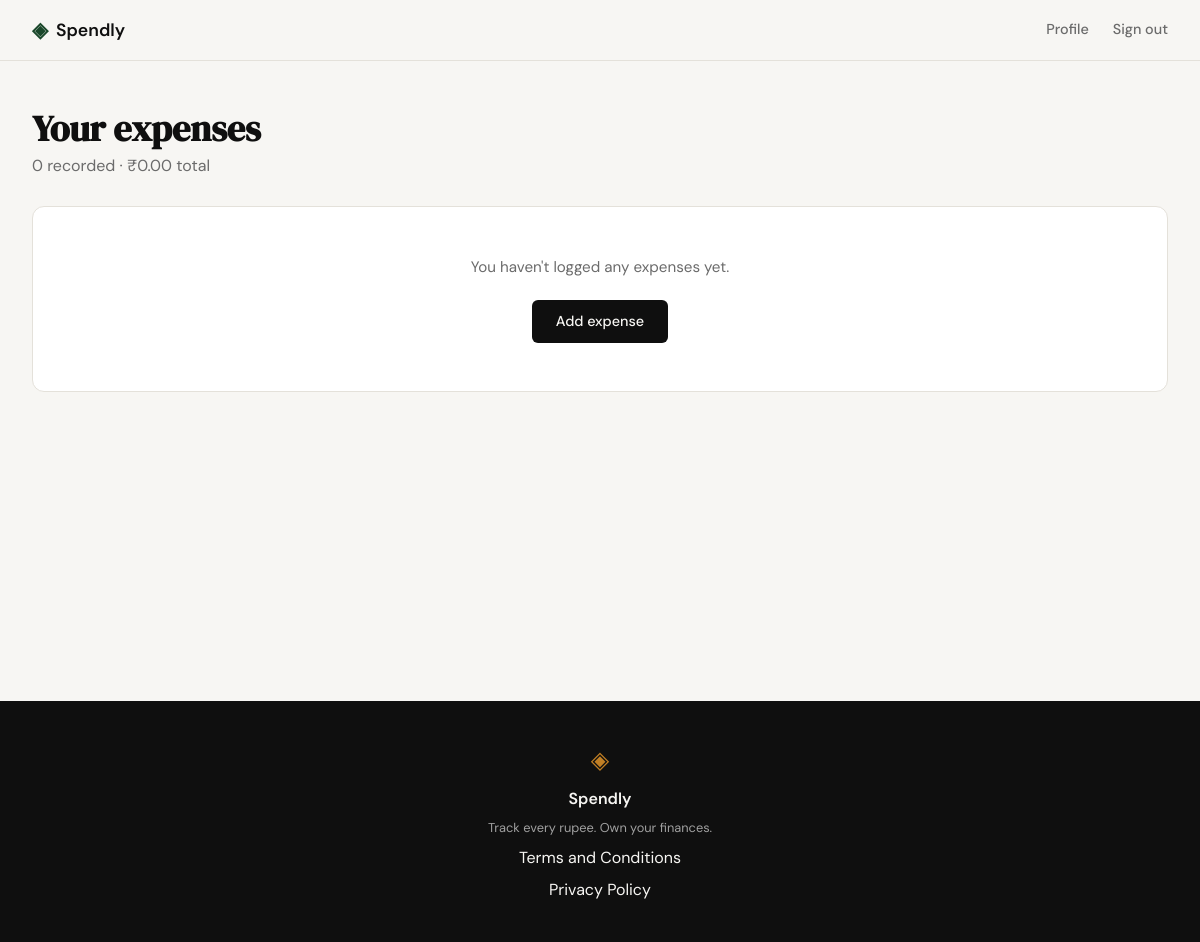
The app's page /expenses (signed in), older data.
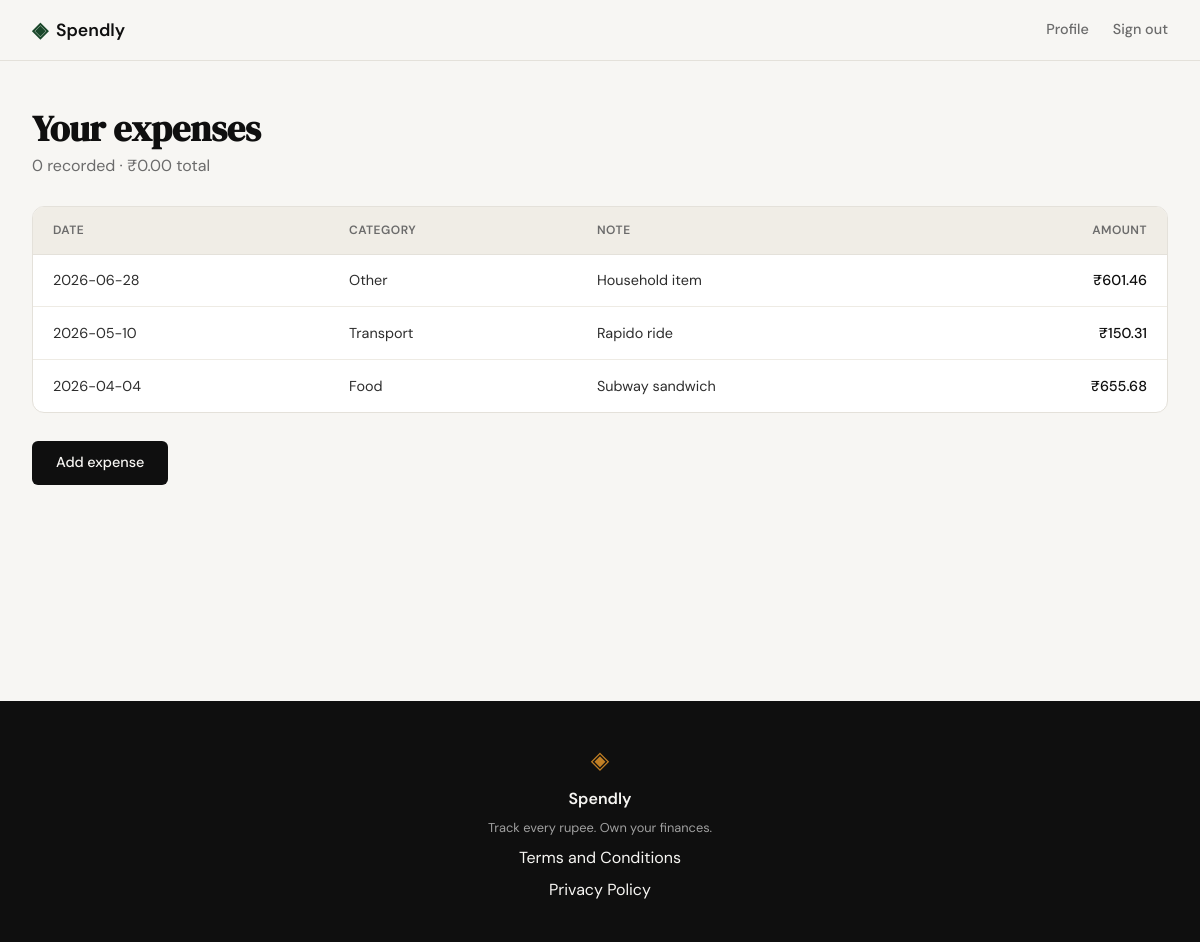
The same page, newer data.
### tables this page shows
CREATE TABLE expenses (
            id          INTEGER PRIMARY KEY AUTOINCREMENT,
            user_id     INTEGER NOT NULL,
            amount      REAL    NOT NULL,
            category    TEXT    NOT NULL,
            date        TEXT    NOT NULL,
            description TEXT,
            created_at  TEXT    DEFAULT (datetime('now')),
            FOREIGN KEY (user_id) REFERENCES users (id) ON DELETE CASCADE
        );

### app.py (the view)
@app.route("/expenses")
def expenses():
    if session.get("user_id") is None:
        return redirect(url_for("login"))
    user_id = session["user_id"]
    rows = list_expenses_for_user(user_id)
    summary = get_expense_summary(user_id)
    return render_template("expenses.html", expenses=rows, summary=summary)

### database/db.py (called while the page is built)
def get_db() -> sqlite3.Connection:
    if "db" not in g:
        conn = sqlite3.connect(
            current_app.config["DATABASE"],
            detect_types=sqlite3.PARSE_DECLTYPES,
        )
        conn.row_factory = sqlite3.Row
        conn.execute("PRAGMA foreign_keys = ON")
        g.db = conn
    return g.db

def get_expense_summary(user_id: int) -> dict:
    import datetime
    db = get_db()
    first_of_month = datetime.date.today().replace(day=1).isoformat()
    row = db.execute(
        "SELECT COALESCE(SUM(amount), 0.0) AS total, "
        "COUNT(*) AS count "
        "FROM expenses WHERE user_id = ? AND date >= ?",
        (user_id, first_of_month),
    ).fetchone()
    top = db.execute(
        "SELECT category FROM expenses "
        "WHERE user_id = ? AND date >= ? "
        "GROUP BY category "
        "ORDER BY SUM(amount) DESC, category ASC LIMIT 1",
        (user_id, first_of_month),
    ).fetchone()
    return {
        "total": float(row["total"]),
        "count": int(row["count"]),
        "top_category": top["category"] if top else None,
    }

def list_expenses_for_user(user_id: int, limit: int = 50) -> list[sqlite3.Row]:
    db = get_db()
    rows = db.execute(
        "SELECT id, amount, category, date, description "
        "FROM expenses WHERE user_id = ? "
        "ORDER BY date DESC, id DESC LIMIT ?",
        (user_id, limit),
    ).fetchall()
    return list(rows)

### templates/expenses.html (shortened to what this page needs)
{% extends "base.html" %}
{% block content %}
<section class="profile-section">
    <div class="profile-container">
        <header class="profile-header">
            <h1 class="profile-title">Your expenses</h1>
            <p class="profile-subtitle">
                {{ summary["count"] }} recorded ·
                ₹{{ "%.2f"|format(summary["total"]) }} total
            </p>
        </header>
        {% if expenses %}
            <div class="profile-card expenses-card">
                <table class="expenses-table">
                    <thead>
                        <tr>
                            <th class="expenses-th">Date</th>
                            <th class="expenses-th">Category</th>
                            <th class="expenses-th">Note</th>
                            <th class="expenses-th expenses-th-amount">Amount</th>
                        </tr>
                    </thead>
                    <tbody>
                        {% for row in expenses %}
                            <tr class="expense-row">
                                <td class="expense-td">{{ row["date"] }}</td>
                                <td class="expense-td">{{ row["category"] }}</td>
                                <td class="expense-td">
                                    {{ row["description"] if row["description"] else "—" }}
                                </td>
                                <td class="expense-td expense-td-amount">
                                    ₹{{ "%.2f"|format(row["amount"]) }}
                                </td>
                            </tr>
                        {% endfor %}
                    </tbody>
                </table>
            </div>
            <div class="profile-actions">
                <a href="{{ url_for('add_expense') }}" class="btn-primary">Add expense</a>
            </div>
        {% else %}
            <div class="profile-card expense-empty">
                <p class="expense-empty-text">You haven't logged any expenses yet.</p>
                <a href="{{ url_for('add_expense') }}" class="btn-primary">Add expense</a>
            </div>
        {% endif %}
    </div>
</section>
{% endblock %}

### templates/base.html (shortened to what this page needs)
<!DOCTYPE html>
<html lang="en">
<head>
    <link rel="stylesheet" href="{{ url_for('static', filename='css/style.css') }}">
</head>
<body>
    <nav class="navbar">
        <div class="nav-inner">
            <a href="{{ url_for('landing') }}" class="nav-brand">
                <span class="brand-icon">◈</span>
                <span class="brand-name">Spendly</span>
            </a>
            <div class="nav-links">
                {% if session.get("user_id") is not none %}
                    <a href="{{ url_for('profile') }}">Profile</a>
                    <a href="{{ url_for('logout') }}">Sign out</a>
                {% else %}
                    <a href="{{ url_for('login') }}">Sign in</a>
                    <a href="{{ url_for('register') }}" class="nav-cta">Get started</a>
                {% endif %}
            </div>
        </div>
    </nav>
    <main class="main-content">
        {% block content %}{% endblock %}
    </main>
    <footer class="footer">
        <div class="footer-inner">
            <span class="brand-icon">◈</span>
            <span class="footer-name">Spendly</span>
            <p class="footer-copy">Track every rupee. Own your finances.</p>
            <a href="#">Terms and Conditions</a>
            <a href="#">Privacy Policy</a>
        </div>
    </footer>
</body>
</html>

### static/css/style.css (style rules this page uses)
:root { --ink: #0f0f0f; --ink-soft: #2d2d2d; --ink-muted: #6b6b6b; --ink-faint: #a0a0a0; --paper: #f7f6f3; --paper-warm: #f0ede6; --paper-card: #ffffff; --accent: #1a472a; --accent-light: #e8f0eb; --accent-2: #c17f24; --accent-2-light: #fdf3e3; --danger: #c0392b; --danger-light: #fdecea; --border: #e4e1da; --border-soft: #eeebe4; --font-display: 'DM Serif Display', Georgia, serif; --font-body: 'DM Sans', system-ui, sans-serif; --max-width: 1200px; --auth-width: 440px; --radius-sm: 6px; --radius-md: 12px; --radius-lg: 20px; }
*, *::before, *::after { box-sizing: border-box; margin: 0; padding: 0; }
html { font-size: 16px; scroll-behavior: smooth; }
body { background: var(--paper); color: var(--ink); font-family: var(--font-body); font-size: 1rem; line-height: 1.6; -webkit-font-smoothing: antialiased; }
a { color: inherit; text-decoration: none; }
.navbar { position: sticky; top: 0; z-index: 100; background: var(--paper); border-bottom: 1px solid var(--border); padding: 0 2rem; }
.nav-inner { max-width: var(--max-width); margin: 0 auto; height: 60px; display: flex; align-items: center; justify-content: space-between; }
.nav-brand { display: flex; align-items: center; gap: 0.5rem; font-family: var(--font-body); font-weight: 600; font-size: 1.1rem; color: var(--ink); }
.brand-icon { color: var(--accent); font-size: 1.3rem; }
.brand-name { color: var(--ink); }
.nav-links { display: flex; align-items: center; gap: 1.5rem; font-size: 0.9rem; font-weight: 500; }
.nav-links a { color: var(--ink-muted); transition: color 0.2s; }
.main-content { min-height: calc(100vh - 60px - 100px); }
.btn-primary { display: inline-block; background: var(--ink); color: var(--paper); padding: 0.65rem 1.5rem; border-radius: var(--radius-sm); font-family: var(--font-body); font-size: 0.9rem; font-weight: 500; cursor: pointer; border: none; transition: background 0.2s; text-decoration: none; }
.footer { background: var(--ink); color: var(--paper); padding: 2.5rem 2rem; text-align: center; }
.footer-inner { display: flex; flex-direction: column; align-items: center; gap: 0.4rem; }
.footer .brand-icon { color: var(--accent-2); font-size: 1.5rem; }
.footer-name { font-weight: 600; font-size: 1rem; }
.footer-copy { font-size: 0.8rem; color: var(--ink-faint); }
.profile-section { background: var(--paper); padding: 3rem 2rem; }
.profile-container { max-width: var(--max-width); margin: 0 auto; display: flex; flex-direction: column; gap: 1.75rem; }
.profile-header { display: flex; flex-direction: column; gap: 0.25rem; }
.profile-title { font-family: var(--font-display); font-size: 2.25rem; color: var(--ink); line-height: 1.1; }
.profile-subtitle { color: var(--ink-muted); }
.profile-card { background: var(--paper-card); border: 1px solid var(--border); border-radius: var(--radius-md); padding: 1.25rem 1.5rem; display: flex; flex-direction: column; gap: 0.75rem; }
.profile-actions { display: flex; gap: 0.75rem; align-items: center; flex-wrap: wrap; }
.expenses-card { padding: 0; overflow-x: auto; }
.expenses-table { width: 100%; border-collapse: collapse; font-size: 0.9rem; }
.expenses-th { text-align: left; font-size: 0.75rem; font-weight: 600; color: var(--ink-muted); text-transform: uppercase; letter-spacing: 0.04em; padding: 0.85rem 1.25rem; border-bottom: 1px solid var(--border); background: var(--paper-warm); }
.expenses-th-amount { text-align: right; }
.expense-row { transition: background 0.15s; }
.expense-td { padding: 0.9rem 1.25rem; border-bottom: 1px solid var(--border-soft); color: var(--ink-soft); }
.expense-td-amount { text-align: right; font-variant-numeric: tabular-nums; font-weight: 500; color: var(--ink); }
.expense-row:last-child .expense-td { border-bottom: none; }

Row changes from the older to the newer data that the page shows:
added expenses: date "2026-06-28", category "Other", description "Household item", amount "601.46"
added expenses: date "2026-05-10", category "Transport", description "Rapido ride", amount "150.31"
added expenses: date "2026-04-04", category "Food", description "Subway sandwich", amount "655.68"
Text that changed along with them:
text no longer shown: "You haven't logged any expenses yet."
text now shown: "DATE CATEGORY NOTE AMOUNT"
